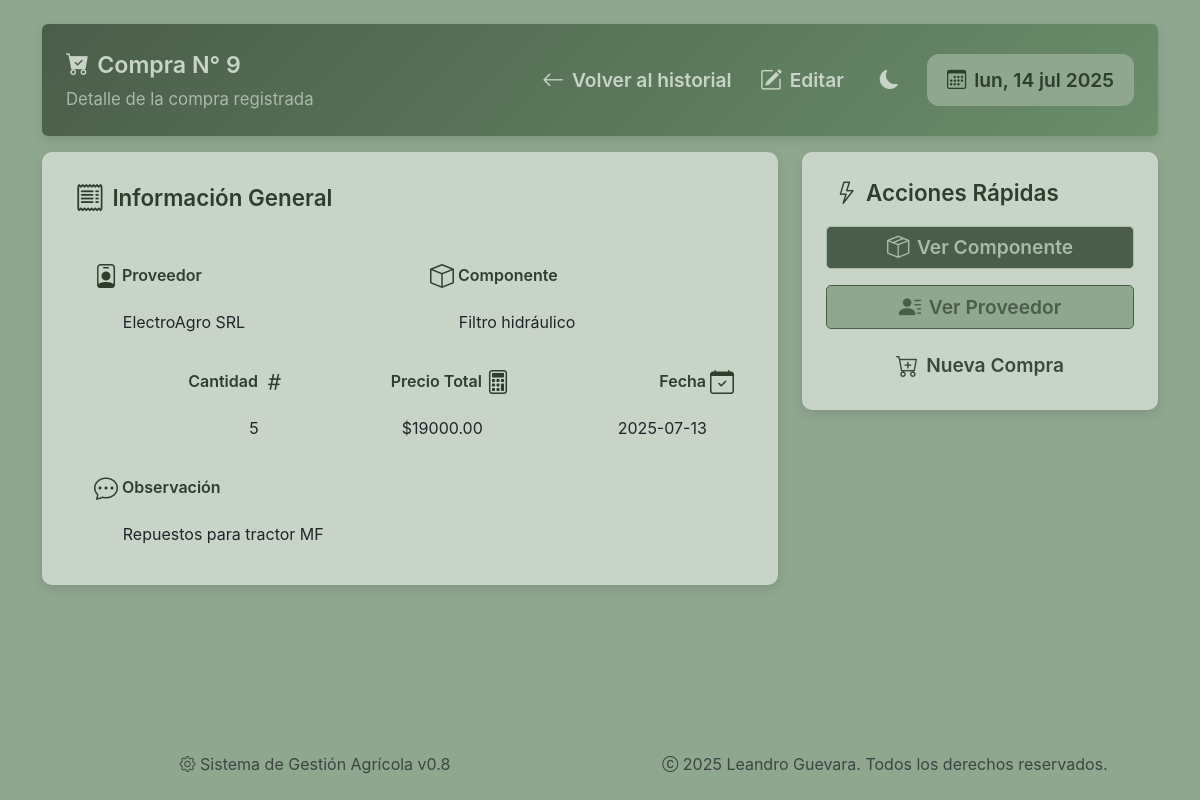
/compras/9, run on an earlier commit of the app's database.
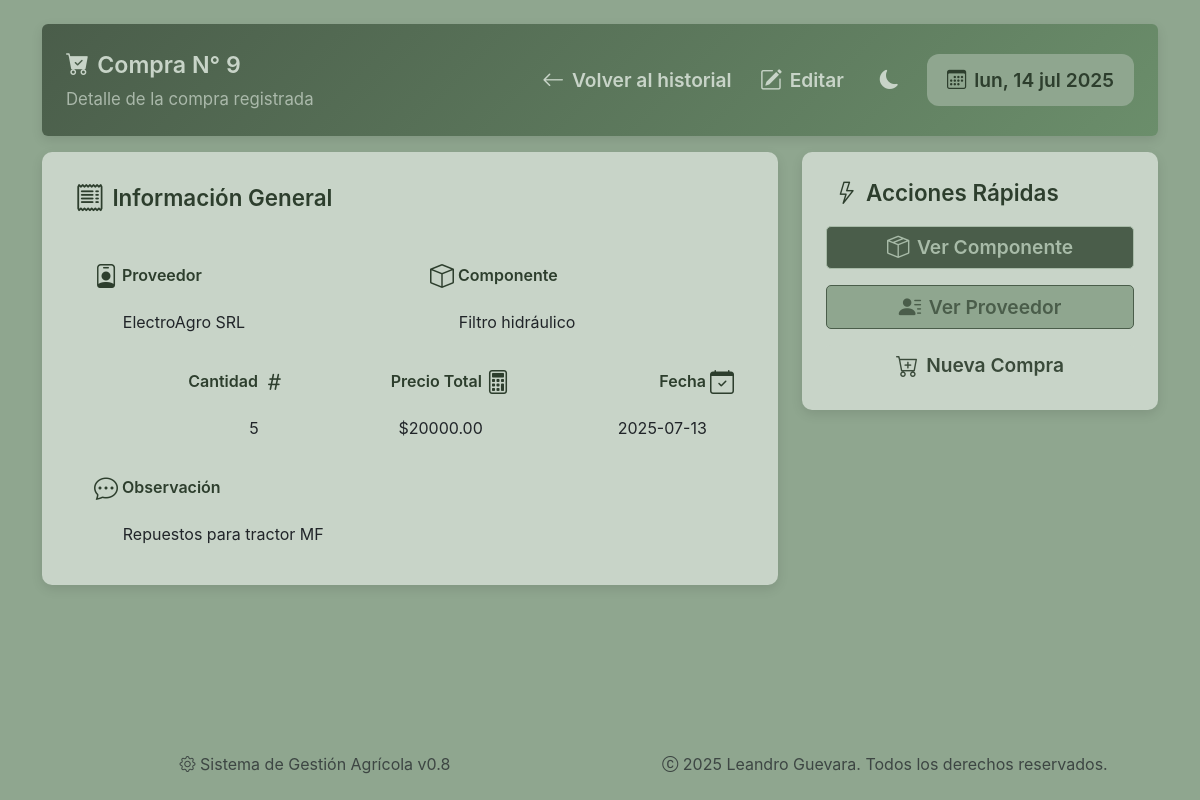
And on a later commit of the database.
### tables this page shows
CREATE TABLE compras (
        ID_Compra INTEGER PRIMARY KEY AUTOINCREMENT,
        ID_Proveedor INTEGER,
        ID_Componente INTEGER,
        Cantidad INTEGER,
        Precio_Unitario REAL,
        Observacion TEXT,
        Fecha TIMESTAMP DEFAULT CURRENT_TIMESTAMP,
        FOREIGN KEY (ID_Proveedor) REFERENCES proveedores(ID) ON DELETE SET NULL,
        FOREIGN KEY (ID_Componente) REFERENCES componentes(ID) ON DELETE SET NULL
    );

### sistema_gestion_agricola/routes/compras.py (the view)
@compras_bp.route('/<int:id_compra>')
def ver_compra(id_compra):
    conn = get_db_connection()
    compra = conn.execute('''
        SELECT
            c.ID_Compra,
            c.Cantidad,
            c.Precio_Unitario,
            c.Fecha,
            c.Observacion,
            p.ID AS ID_Proveedor,
            p.Nombre AS Nombre_Proveedor,
            comp.ID AS ID_Componente,
            comp.Nombre AS Nombre_Componente,
            comp.Tipo,
            comp.Foto
        FROM compras c
        LEFT JOIN proveedores p ON c.ID_Proveedor = p.ID
        LEFT JOIN componentes comp ON c.ID_Componente = comp.ID
        WHERE c.ID_Compra = ?
    ''', (id_compra,)).fetchone()
    conn.close()
    if compra is None:
        return render_template('404.html', message='Compra no encontrada'), 404
    return render_template('compras/ver.html', compra=compra)

### sistema_gestion_agricola/utils/db.py (called while the page is built)
def get_db_connection():
    conn = sqlite3.connect('sistema_gestion_agricola.db', timeout=10)
    conn.row_factory = sqlite3.Row
    return conn

### sistema_gestion_agricola/templates/compras/ver.html (shortened to what the changed rows need)
{% extends "base.html" %}
{% block content %}
<div class="page-wrapper">
    <div class="dashboard-header hidden-item p-4 mb-3 rounded">
        <div class="header-topbar">
            <div class="header-title">
                <h2 class="section-title"><i class="bi bi-cart-check-fill"></i> Compra N° {{ compra.ID_Compra }}</h2>
                <p class="section-subtitle d-none d-md-block opacity-75">Detalle de la compra registrada</p>
            </div>
        </div>
    </div>
    <div class="row g-4">
        <div class="col-lg-8">
            <div class="card-section hidden-item">
                <div class="row g-4" style="margin: 0.5em;">
                    <div class="col-md-4">
                        <label class="form-label fw-semibold text-end"> Cantidad
                            <i class="bi bi-hash"></i></label>
                        <div class="form-control-plaintext text-end">{{ compra.Cantidad }}</div>
                    </div>
                    <div class="col-md-4">
                        <label class="form-label fw-semibold text-end"> Precio Total
                            <i class="bi bi-calculator"></i></label>
                        <div class="form-control-plaintext text-end">
                            ${{ '%.2f' | format(compra.Cantidad * compra.Precio_Unitario) }}
                        </div>
                    </div>
                    <div class="col-md-4">
                        <label class="form-label fw-semibold text-end"> Fecha
                            <i class="bi bi-calendar-check"></i></label>
                        <div class="form-control-plaintext text-end">{{ compra.Fecha[:10] }}</div>
                    </div>
                    {% if compra.Observacion %}
                    <div class="col-md-12">
                        <label class="form-label fw-semibold">
                            <i class="bi bi-chat-dots"></i> Observación</label>
                        <div class="form-control-plaintext">{{ compra.Observacion }}</div>
                    </div>
                    {% endif %}
                </div>
            </div>
        </div>
    </div>
</div>
{% endblock %}

What changed in the data, as far as the page shows it:
changed compras "Repuestos para tractor MF": compra.Cantidad*compra.Precio_Unitario "19000.00" → "20000.00"
